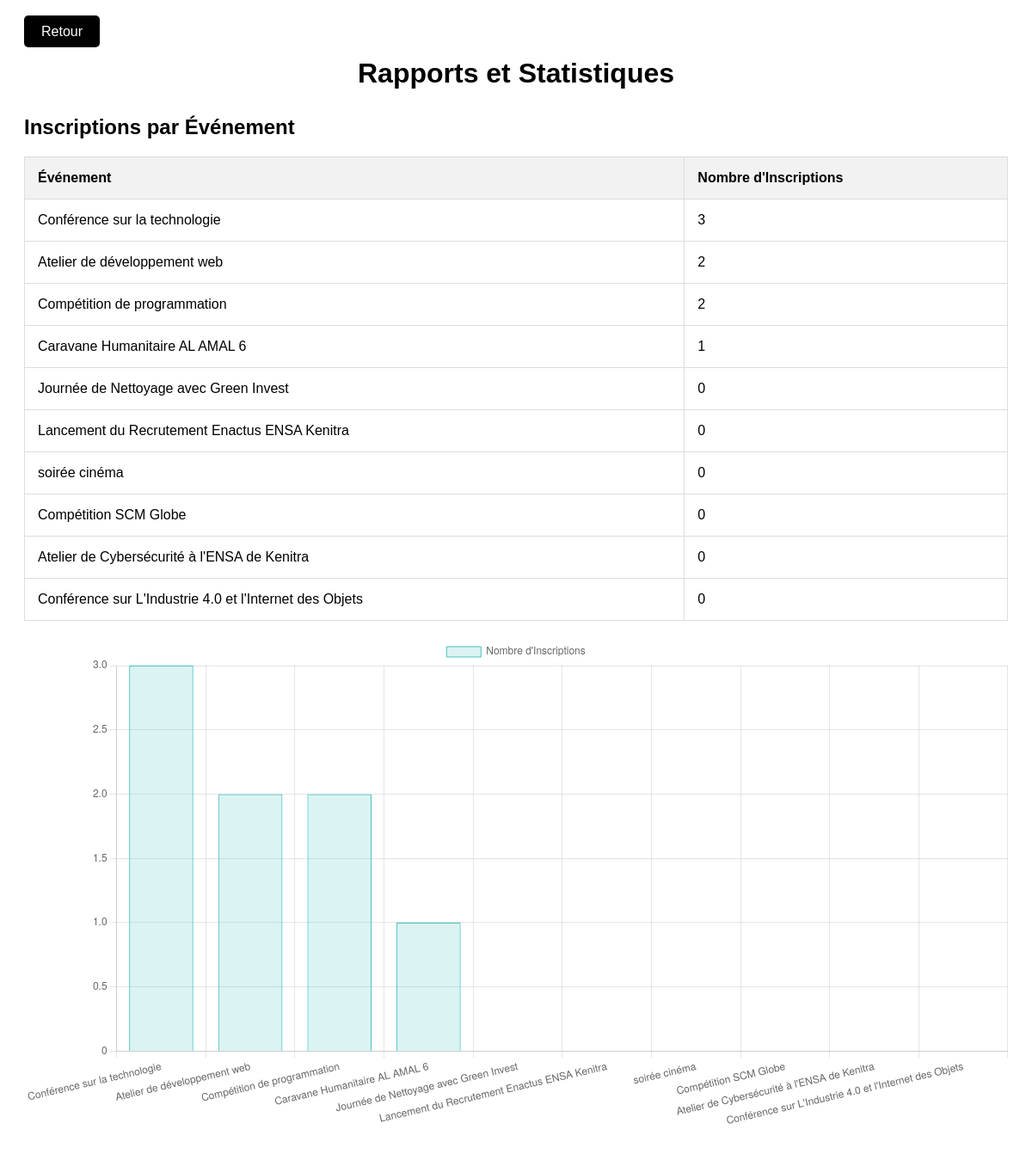
The app's page /stats.php with its own data.
### tables this page shows
CREATE TABLE `evenements` (
  `id_evenements` int(11) NOT NULL,
  `titre` varchar(255) DEFAULT NULL,
  `description` text DEFAULT NULL,
  `date` date DEFAULT NULL,
  `lieu` varchar(255) DEFAULT NULL,
  `categorie` varchar(255) DEFAULT NULL,
  `id_admin` int(11) DEFAULT NULL,
  `image` varchar(250) DEFAULT NULL,
  `notification_sent` tinyint(1) NOT NULL DEFAULT 0
);

### stats.php (the view, shortened to what this page needs)
<?php
include 'connexion.php';
function getNombreInscriptionsParEvenement($link) {
    $query = "SELECT e.id_evenements, e.titre AS titre_evenement, COUNT(i.id_inscriptions) AS nombre_inscriptions
              FROM evenements e
              LEFT JOIN inscriptions i ON e.id_evenements = i.id_evenement
              GROUP BY e.id_evenements, e.titre";
    $result = mysqli_query($link, $query);
    return mysqli_fetch_all($result, MYSQLI_ASSOC);
}
$statistiquesInscriptionsParEvenement = getNombreInscriptionsParEvenement($link);
?>
<!DOCTYPE html>
<html lang="en">
<head>
</head>
<body>
    <a href="index.php" class="btn btn-custom">Retour</a>
    <h1>Rapports et Statistiques</h1>
    <h2>Inscriptions par Événement</h2>
    <table border="1">
        <tr>
            <th>Événement</th>
            <th>Nombre d'Inscriptions</th>
        </tr>
        <?php foreach ($statistiquesInscriptionsParEvenement as $statistique) : ?>
            <tr>
                <td><?= $statistique['titre_evenement']; ?></td>
                <td><?= $statistique['nombre_inscriptions']; ?></td>
            </tr>
        <?php endforeach; ?>
    </table>
    <canvas id="graphInscriptionsParEvenement" width="400" height="200"></canvas>
    <script>
        // Utiliser les données pour initialiser le graphique
        var ctx1 = document.getElementById('graphInscriptionsParEvenement').getContext('2d');
        var myChart1 = new Chart(ctx1, {
            type: 'bar',
            data: {
                labels: <?php echo json_encode(array_column($statistiquesInscriptionsParEvenement, 'titre_evenement')); ?>,
                datasets: [{
                    label: 'Nombre d\'Inscriptions',
                    data: <?php echo json_encode(array_column($statistiquesInscriptionsParEvenement, 'nombre_inscriptions')); ?>,
                    backgroundColor: 'rgba(75, 192, 192, 0.2)',
                    borderColor: 'rgba(75, 192, 192, 1)',
                    borderWidth: 1
                }]
            },
            options: {
                scales: {
                    y: {
                        beginAtZero: true
                    }
                }
            }
        });
    </script>
</body>
</html>

### stats.php (style rules this page uses)
body { font-family: Arial, sans-serif; padding: 20px; }
h1 { text-align: center; }
h2 { margin-top: 30px; }
table { width: 100%; border-collapse: collapse; margin-top: 20px; }
table, th, td { border: 1px solid #ddd; }
th, td { padding: 15px; text-align: left; }
th { background-color: #f2f2f2; }
canvas { margin-top: 20px; }
.btn-custom { background-color: #000; color: #fff; font-family: 'VotrePolice', sans-serif; font-size: 16px; padding: 10px 20px; border: none; border-radius: 5px; cursor: pointer; text-decoration: none; transition: background-color 0.3s ease-in-out, color 0.3s ease-in-out; }

### records on screen
evenements: titre "Conférence sur la technologie", nombre_inscriptions "3"
evenements: titre "Atelier de développement web", nombre_inscriptions "2"
evenements: titre "Compétition de programmation", nombre_inscriptions "2"
evenements: titre "Caravane Humanitaire AL AMAL 6", nombre_inscriptions "1"
evenements: titre "Journée de Nettoyage avec Green Invest", nombre_inscriptions "0"
evenements: titre "Lancement du Recrutement Enactus ENSA Kenitra", nombre_inscriptions "0"
evenements: titre "soirée cinéma", nombre_inscriptions "0"
evenements: titre "Compétition SCM Globe", nombre_inscriptions "0"
evenements: titre "Atelier de Cybersécurité à l'ENSA de Kenitra", nombre_inscriptions "0"
evenements: titre "Conférence sur L'Industrie 4.0 et l'Internet des Objets", nombre_inscriptions "0"
